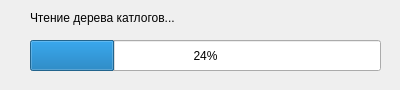
<?xml version="1.0" encoding="UTF-8"?>
<ui version="4.0">
 <class>Collect</class>
 <widget class="QDialog" name="Collect">
  <property name="geometry">
   <rect>
    <x>0</x>
    <y>0</y>
    <width>400</width>
    <height>90</height>
   </rect>
  </property>
  <property name="windowTitle">
   <string>Scanning...</string>
  </property>
  <widget class="QProgressBar" name="progressBar">
   <property name="geometry">
    <rect>
     <x>30</x>
     <y>40</y>
     <width>351</width>
     <height>31</height>
    </rect>
   </property>
   <property name="value">
    <number>24</number>
   </property>
  </widget>
  <widget class="QLabel" name="label">
   <property name="geometry">
    <rect>
     <x>30</x>
     <y>10</y>
     <width>201</width>
     <height>16</height>
    </rect>
   </property>
   <property name="text">
    <string>Чтение дерева катлогов...</string>
   </property>
  </widget>
 </widget>
 <resources/>
 <connections/>
</ui>
